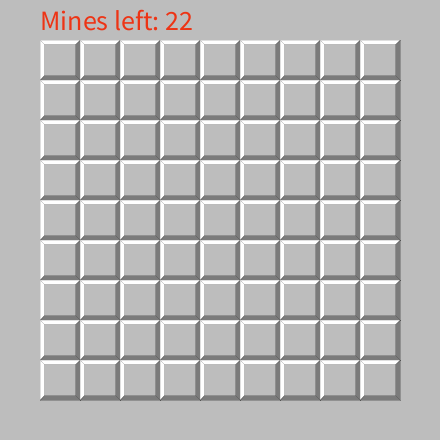
Frame 1 (no input)
Frame 60 (the mouse pressed at the canvas centre just before this capture): identical to frame 1, image omitted
Frame 120 (the mouse held since frame 60 and released just before this capture): identical to frame 1, image omitted

The Processing sketch that drew this single still picture (run headless with seeded random() and noise(); from frame 60 on, the mouse is pressed at the canvas centre):

// Processing sketch: Minesweeper
// ── Minesweeper.pde
//Classic minesweeper!

/*Width and height of the game.  (for adjusting amount of fields)
(9x9 for standard, 30x16 for expert)*/
int Width=9;
int Height=9;

//Tracking how many mines are left
int totalMines;

//For adjusting the size of the game 
int gameSize=40;

//Tracking the losing move's x and y position
int lossX, lossY;

/*Array holding values of each cell
 -1 represents a unopened cell
 0 represents a blank cell
 1-8 represents amount of mines around the cell
 9 represents a mine
 10 represents a correctly placed flag
 11 represents a incorrectly placed flag
*/
int[][] Minesweeper = new int[Width][Height];

//For checking if it's the first move, to make sure the first move is a safe open space
boolean firstMove;

//For checking if you won the game 
boolean Victory;

//Percentage chance of tile having a mine. Adjust to change number of mines
float mineChance = 0.21;

//Adjusting window size to fit size, height and width of game
int gameWidth=Width*gameSize+gameSize*2;
int gameHeight=Height*gameSize+gameSize*2;
void settings(){
  size(gameWidth,gameHeight);
}

void setup(){
  textSize(gameSize*0.70);
  ellipseMode(CENTER);
  rectMode(CORNER);
  strokeWeight(0);
  firstMove=true;
  Victory=false;
  lossX=-1;
  lossY=-1;
  
  //Rolls mines by generating a float between 0-1 and setting cell as a mine if generated number is lower than mineChance
  for (int i = 0; i < Width; i++){
        for (int j = 0; j < Height; j++){
            if (random(0,1) < mineChance){
                Minesweeper[i][j] = 9;
                totalMines++;
            }
            else{
                Minesweeper[i][j] = -1;
            }
        }
  }
}

void draw(){
  background(#bdbdbd);
  fill(#ed3415);
  text("Mines left: "+totalMines, gameSize,gameSize*0.75);
   for (int i = 0; i < Width; i++){
        for (int j = 0; j < Height; j++){
            // If cell is not a mine, display number of mines surrounding cell
            if (Minesweeper[i][j] >= 0 && Minesweeper[i][j] <= 8){
                // Setting background for opened cell
                strokeWeight(1.5);
                stroke(#727272);
                fill(#bdbdbd);
                rect(i*gameSize+gameSize,gameSize+(j*gameSize),gameSize,gameSize);
                strokeWeight(0);
                stroke(0);
                
                // Selects color for number based on amount of mines
                switch (Minesweeper[i][j]){
                    case 0: fill(250); break;
                    case 1: fill(#0032fc); break;
                    case 2: fill(#32770d); break;
                    case 3: fill(#ed3415); break;
                    case 4: fill(#001379); break;
                    case 5: fill(#721405); break;
                    case 6: fill(#317878); break;
                    case 7: fill(#040404); break;
                    case 8: fill(#7b7b7b); break;
                    default: fill(120); break;
                }
                
                // Text displaying number of mines surrounding cell
                if (Minesweeper[i][j] != 0){
                    text(Minesweeper[i][j],gameSize*0.3+(i*gameSize)+gameSize,gameSize*1.75+(j*gameSize));
                }
            }
            // Draws flag
            else if (Minesweeper[i][j] == 10 || Minesweeper[i][j] == 11){
                //Background
                fill(#bdbdbd);
                rect(i*gameSize+gameSize,gameSize*1+(j*gameSize),gameSize,gameSize);
                fill(#ffffff);
                quad(i*gameSize+gameSize,gameSize*1+(j*gameSize),i*gameSize+gameSize*2,gameSize*1+(j*gameSize),i*gameSize+gameSize*1.907,gameSize*1.11+(j*gameSize),i*gameSize+gameSize*1.07,gameSize*1.11+(j*gameSize));
                quad(i*gameSize+gameSize,gameSize*1+(j*gameSize),i*gameSize+gameSize,gameSize*2+(j*gameSize),i*gameSize+gameSize*1.11,gameSize*1.89+(j*gameSize),i*gameSize+gameSize*1.11,gameSize*1.11+(j*gameSize));
                fill(#7b7b7b);
                quad(i*gameSize+gameSize*2,gameSize*1+(j*gameSize),i*gameSize+gameSize*2,gameSize*2+(j*gameSize),i*gameSize+gameSize*1.89,gameSize*1.89+(j*gameSize),i*gameSize+gameSize*1.89,gameSize*1.11+(j*gameSize));
                quad(i*gameSize+gameSize*2,gameSize*2+(j*gameSize),i*gameSize+gameSize,gameSize*2+(j*gameSize),i*gameSize+gameSize*1.11,gameSize*1.89+(j*gameSize),i*gameSize+gameSize*1.89,gameSize*1.89+(j*gameSize));
                
                //Flag platform
                fill(0);
                rect(gameSize*1.28+(i*gameSize),gameSize*1.76+(j*gameSize),gameSize*0.46,gameSize*0.05);
                triangle(gameSize*1.3+(i*gameSize),gameSize*1.76+(j*gameSize),gameSize*1.7+(i*gameSize),gameSize*1.76+(j*gameSize),gameSize*1.5+(i*gameSize),gameSize*1.65+(j*gameSize));
                //Flag pole
                strokeWeight(1.5);
                line(gameSize*1.5+(i*gameSize),gameSize*1.70+(j*gameSize),gameSize*1.5+(i*gameSize),gameSize*1.55+(j*gameSize));
                //Flag
                strokeWeight(0);
                fill(255,0,0);
                triangle(gameSize*1.53+(i*gameSize),gameSize*1.55+(j*gameSize),gameSize*1.53+(i*gameSize),gameSize*1.20+(j*gameSize),gameSize*1.20+(i*gameSize),gameSize*1.375+(j*gameSize));
            }
            // Drawing unopened cells
            else{
                fill(#bdbdbd);
                rect(i*gameSize+gameSize,gameSize*1+(j*gameSize),gameSize,gameSize);
                fill(#ffffff);
                quad(i*gameSize+gameSize,gameSize*1+(j*gameSize),i*gameSize+gameSize*2,gameSize*1+(j*gameSize),i*gameSize+gameSize*1.907,gameSize*1.11+(j*gameSize),i*gameSize+gameSize*1.07,gameSize*1.11+(j*gameSize));
                quad(i*gameSize+gameSize,gameSize*1+(j*gameSize),i*gameSize+gameSize,gameSize*2+(j*gameSize),i*gameSize+gameSize*1.11,gameSize*1.89+(j*gameSize),i*gameSize+gameSize*1.11,gameSize*1.11+(j*gameSize));
                fill(#7b7b7b);
                quad(i*gameSize+gameSize*2,gameSize*1+(j*gameSize),i*gameSize+gameSize*2,gameSize*2+(j*gameSize),i*gameSize+gameSize*1.89,gameSize*1.89+(j*gameSize),i*gameSize+gameSize*1.89,gameSize*1.11+(j*gameSize));
                quad(i*gameSize+gameSize*2,gameSize*2+(j*gameSize),i*gameSize+gameSize,gameSize*2+(j*gameSize),i*gameSize+gameSize*1.11,gameSize*1.89+(j*gameSize),i*gameSize+gameSize*1.89,gameSize*1.89+(j*gameSize));
            }
        }
    }
        // If game is lost
    if (lossX != -1){
        // Display all mines
        for (int i = 0; i < Width; i++){
            for (int j = 0; j < Height; j++){
                if (Minesweeper[i][j] == 9){
                    //Background
                    strokeWeight(1.5);
                    stroke(#727272);
                    fill(#bdbdbd);
                    rect(i*gameSize+gameSize,gameSize+(j*gameSize),gameSize*0.98,gameSize*0.98);
                    //Mine
                    strokeWeight(0);
                    stroke(0);
                    fill(0);
                    ellipse(gameSize*0.5+(i*gameSize)+gameSize,gameSize*1.5+(j*gameSize),gameSize*0.55,gameSize*0.55);
                    strokeWeight(1.6);
                    strokeCap(SQUARE);
                    line(gameSize*1.5+(i*gameSize),gameSize*1.125+(j*gameSize),gameSize*1.5+(i*gameSize),gameSize*1.875+(j*gameSize));
                    line(gameSize*1.125+(i*gameSize),gameSize*1.5+(j*gameSize),gameSize*1.875+(i*gameSize),gameSize*1.5+(j*gameSize));
                    strokeWeight(1.2);
                    line(gameSize*1.24+(i*gameSize),gameSize*1.24+(j*gameSize),gameSize*1.76+(i*gameSize),gameSize*1.76+(j*gameSize));
                    line(gameSize*1.24+(i*gameSize),gameSize*1.76+(j*gameSize),gameSize*1.76+(i*gameSize),gameSize*1.24+(j*gameSize));
                    strokeWeight(0);
                    fill(255);
                    rect(gameSize*0.375+(i*gameSize)+gameSize,gameSize*1.375+(j*gameSize),gameSize*0.11,gameSize*0.11);
                }
            }
        }
        
        // Displays losing move and text
        fill(0);
        textSize(gameSize*0.40);
        text("Press ENTER to try again!",(gameSize*0.67)*Width,gameSize*0.75);
        textSize(gameSize*0.70);
        //Background
        fill(#ed3415);
        strokeWeight(1.5);
        stroke(#727272);
        rect(lossX*gameSize+gameSize,gameSize*1+(lossY*gameSize),gameSize,gameSize);
        //Mine
        strokeWeight(0);
        stroke(0);
        fill(0);
        ellipse(gameSize*0.5+(lossX*gameSize)+gameSize,gameSize*1.5+(lossY*gameSize),gameSize*0.55,gameSize*0.55);
        strokeWeight(1.6);
        strokeCap(SQUARE);
        line(gameSize*1.5+(lossX*gameSize),gameSize*1.125+(lossY*gameSize),gameSize*1.5+(lossX*gameSize),gameSize*1.875+(lossY*gameSize));
        line(gameSize*1.125+(lossX*gameSize),gameSize*1.5+(lossY*gameSize),gameSize*1.875+(lossX*gameSize),gameSize*1.5+(lossY*gameSize));
        strokeWeight(1.2);
        line(gameSize*1.24+(lossX*gameSize),gameSize*1.24+(lossY*gameSize),gameSize*1.76+(lossX*gameSize),gameSize*1.76+(lossY*gameSize));
        line(gameSize*1.24+(lossX*gameSize),gameSize*1.76+(lossY*gameSize),gameSize*1.76+(lossX*gameSize),gameSize*1.24+(lossY*gameSize));
        strokeWeight(0);
        fill(255);
        rect(gameSize*0.375+(lossX*gameSize)+gameSize,gameSize*1.375+(lossY*gameSize),gameSize*0.11,gameSize*0.11);
    }
    
    // Checking if game is won
    if (totalMines == 0){
        // Checks for incorrectly placed flags
        int falseFlags = 0;
        for (int i = 0; i < Width; i++){
            for (int j = 0; j < Height; j++){
                if (Minesweeper[i][j] == 11){
                    falseFlags++;
                }
            }
        }
        
        // If no incorrect flags and no bombs left you win
        if (falseFlags == 0){
            fill(#cf4ac4);
            textSize(gameSize*0.38);
            text("VICTORY! Press ENTER to play again!",(gameSize*0.55)*Width,gameSize*0.75);
            textSize(gameSize*0.70);
            Victory = true;
        }
    }
}
void keyPressed(){
    // When you have lost or won a game, press ENTER to play again
    if (keyCode == ENTER && (lossX != -1 || Victory)){
        totalMines=0;
        setup();
    }
}

void mousePressed(){
    if (lossX == -1 && !Victory){
        // Getting cell mouse is pointing at
        int mx = floor((mouseX-gameSize)/gameSize);
        int my = floor((mouseY-gameSize) / gameSize);
        
        // If it's the first move, creates a safe zone
        if (firstMove && mouseButton == LEFT){
            createSafeZone(mx,my);
            openSpace(mx,my);
            firstMove = false;
        }
        // When cell is clicked, uncovers cell if not a mine. Game lost if cell is a mine
        else if (mouseButton == LEFT){
            if (Minesweeper[mx][my] == 9 || Minesweeper[mx][my] == 10){
                gameLoss(mx,my);
            }
            else{
                openSpace(mx,my);
            }
        }
        // Flagging cells on rigth click
        else if(!firstMove && mouseButton == RIGHT){
            // If flag is put on a mine
            if (Minesweeper[mx][my] == 9){
                Minesweeper[mx][my] = 10;
                totalMines--;
            }
            // If flag is put on cell without mine
            else if (Minesweeper[mx][my] == -1){
                Minesweeper[mx][my] = 11;
                totalMines--;
            }
            // Removing flag from cell with mine, puts mine back into cell
            else if (Minesweeper[mx][my] == 10){
                Minesweeper[mx][my] = 9;
                totalMines++;
            }
            // Removing flag from non mine cell, turns it back into a covered cell
            else if (Minesweeper[mx][my] == 11){
                Minesweeper[mx][my] = -1;
                totalMines++;
            }
        }
    }
}


//Creates safe zone on and around first move
void createSafeZone(int x, int y){
    /* Double for-loop to check surrounding cells for mines by cycling x and y through 0-2 and using x+i-1 and y+j-1, 
    so cells with 1 lower x and/or y value are included and therefore covers all surrounding cells.*/

    for (int i = 0; i < 3; i++){
        for (int j = 0; j < 3; j++){
            // Prevents values outside of the array from being used
            if ((x+i-1) < 0 || (y+j-1) < 0 || (x+i-1) >= Width || (y+j-1) >= Height){
                continue;
            }
            else{
                // Updates totalMines, if any were removed
                if (Minesweeper[x+i-1][y+j-1] == 9){
                    totalMines--;
                }
                // Sets pressed and surrounding cells to be covered cells
                Minesweeper[x+i-1][y+j-1] = -1;
            }
        }
    }
}

// Function for uncovering cells
void openSpace(int x, int y){
    // If selected cell is a mine, you lose
    if (Minesweeper[x][y] == 9){
        gameLoss(x,y);
    }
    
    // If not a mine, set cell to be number of nearby mines
    Minesweeper[x][y] = countNearbyMines(x,y);
    
    // If a cell is 0, open surrounding spaces and check if any cells surrounding it are also 0 and then repeats with that cell
    if (countNearbyMines(x,y) == 0){
        // Checking surrounding cells
        for (int i = 0; i < 3; i++){
            for (int j = 0; j < 3; j++){
                // Prevents values outside of the array from being used
                if ((x+i-1) < 0 || (y+j-1) < 0 || (x+i-1) >= Width || (y+j-1) >= Height){
                    continue;
                }
                // If surrounding cell is 0, run function again and set cell to 0
                else if (Minesweeper[x+i-1][y+j-1] == -1 && countNearbyMines(x+i-1,y+j-1) == 0){
                    Minesweeper[x+i-1][y+j-1] = countNearbyMines(x+i-1,y+j-1);
                    openSpace(x+i-1,y+j-1);
                }
                // If surrounding cell has nearby mine(s), set cell to number of surrounding mines 
                else{
                    Minesweeper[x+i-1][y+j-1] = countNearbyMines(x+i-1,y+j-1);
                }
            }
        }
    }
}

// Counts surrounding mines of cell
int countNearbyMines(int x, int y){
    int mineCount = 0;
    for (int i = 0; i < 3; i++){
        for (int j = 0; j < 3; j++){
             // Prevents values outside of the array from being used
            if ((x+i-1) < 0 || (y+j-1) < 0 || (x+i-1) >= Width || (y+j-1) >= Height){
                continue;
            }
            else{
                if (Minesweeper[x+i-1][y+j-1] == 9 || Minesweeper[x+i-1][y+j-1] == 10){
                    mineCount++;
                }
            }
        }
    }
    return mineCount;
}

// Holds game losing cell
void gameLoss(int x, int y){
    lossX = x;
    lossY = y;
}
